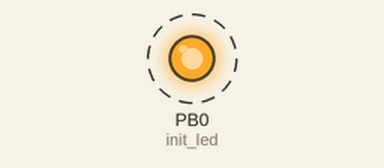
Recording of a program running on a simulated ATmega16, built with avr-gcc and emulated at 14.7456 MHz. On the bench: output pins drawn as LEDs (lit = HIGH). Dashed ring = blinking.

Above: at 0.2 s.
Timing chart, 0 to 3.0 s (numbered marks = the images above):
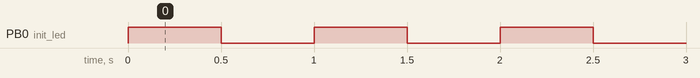

Measured:
- by itself, PB0 (init_led): alternates HIGH for 0.50 s and LOW for 0.50 s

The program:

main.c
```c
/*
 * LED-Blinking.c
 *
 * Created: 10/03/2025 13:19:24
 * Author : lican
 */

#define F_CPU 14745600UL

#include <avr/io.h>
#include <avr/interrupt.h>
#include <util/delay.h>

void init_led()
{
	DDRB |= (1 << PB0); //setam ca output
	PORTB &= ~(1 << PB0); //initial led stins
}
void led_on()
{
	PORTB |= (1 << PB0);
}
void led_off()
{
	PORTB &= ~(1 << PB0);
}
void delay()
{
	_delay_ms(500);
}


int main(void)
{
    init_led();
    while (1)
    {
		led_on();
		delay();
		led_off();
		delay();
    }
}
```
